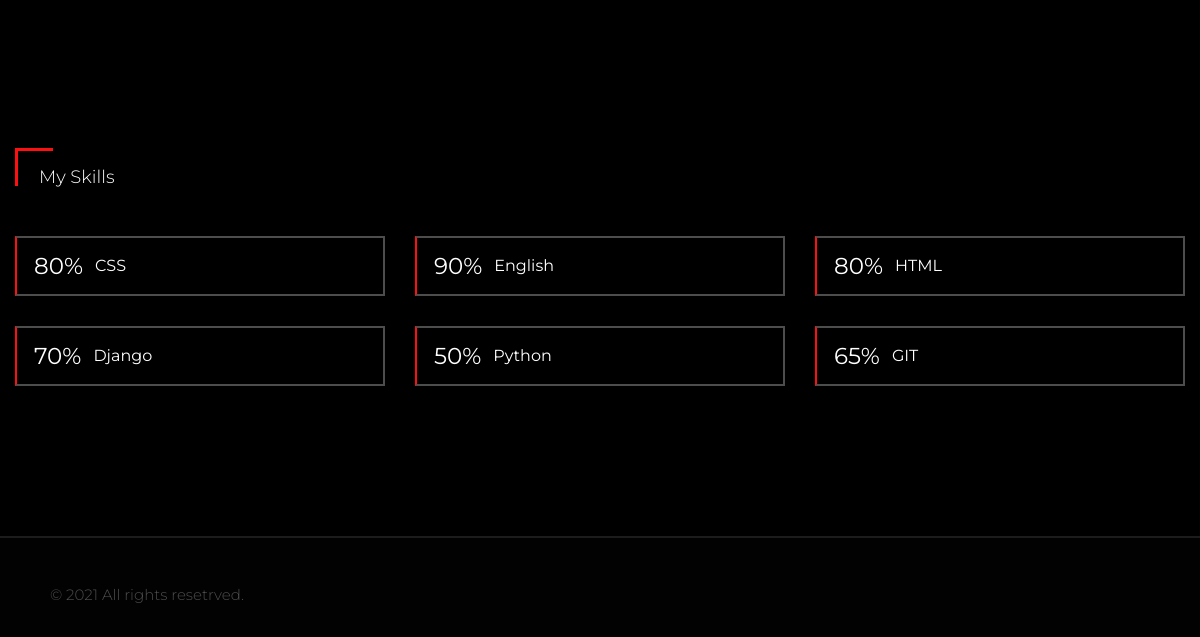
Before: /about (lower part) with the older database file.
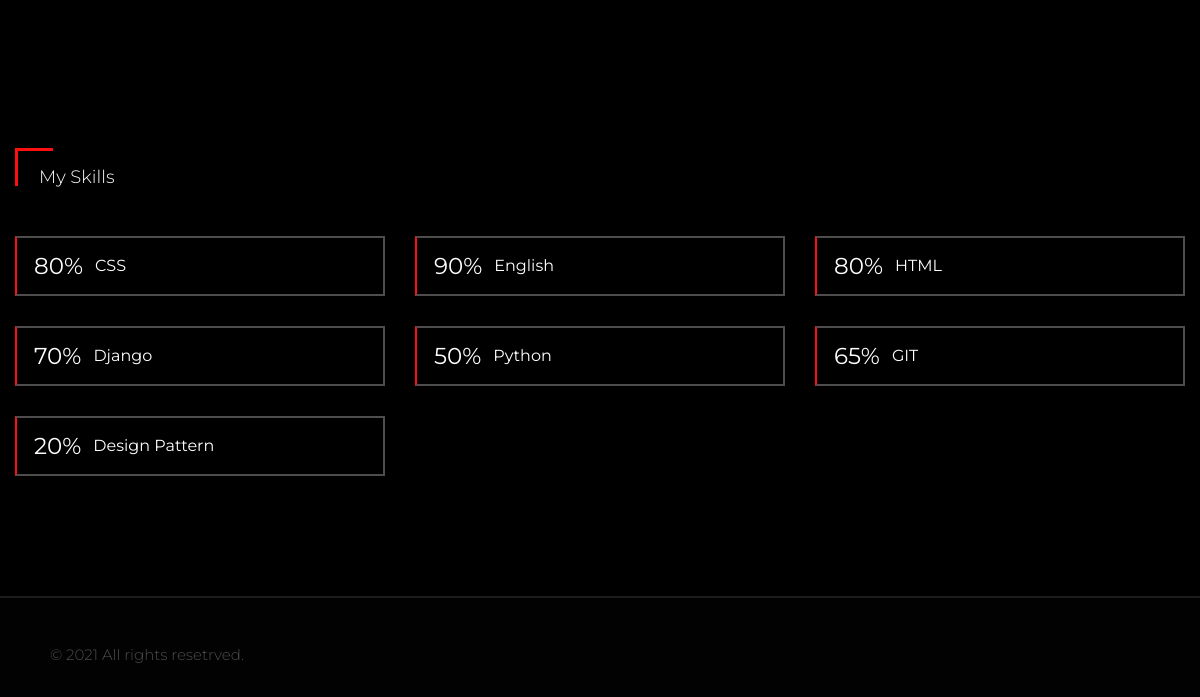
After: the same page with the newer database file.
### CVabout/models.py (models this page shows, shortened)
class Skills(models.Model):
    skill   = models.CharField(max_length=40, blank=False)
    percent = models.PositiveIntegerField()

### CVabout/views.py (the view)
# urls.py: path('about', about, name="aboutPage")
def about(request:HttpRequest, *args, **kwargs):
    skills = sorted(Skills.objects.all(), key=lambda x : x.percent + randint(-10, 10), reverse=True)
    about  = AboutMe.objects.earliest('pk')
    info   = ContactInfo.objects.earliest('pk')
    context = {
        'skills' : skills,
        'about'  : about,
        'info'   : info
    }
    return render(request, 'about.html', context)

### CVabout/models.py (called while the page is built)
    def strip_phone(self):
        return self.phone.replace(' ', '')

### CVabout/templates/about.html (shortened to what this page needs)
{% load static%}
{% load render_partial%}
<!DOCTYPE html>
<html lang="en">
<head>
    {% include 'components/head.html' %}
</head>
<body>
    <div class="page-wrapper">
        <section class="skrill-section">
            <div class="auto-container">
                <div class="sec-title">
                    <h6>My Skills</h6>
                </div>
                <div class="skills">
                    <div class="row clearfix">
                    {% for skill in skills %}
                        <div class="skill-item column col-lg-4 col-md-6 col-sm-12">
                            <div class="skill-bar">
                                <div class="bar-inner">
                                    <div class="skill-header clearfix">
                                        <div class="skill-percentage"><div class="count-box"><span class="count-text" data-speed="2000" data-stop="{{skill.percent}}">{{skill.percent}}</span>%</div></div>
                                        <div class="skill-title">{{skill.skill}}</div>
                                    </div>
                                </div>
                            </div>
                        </div>
                    {% endfor %}
                    </div>
                </div>
            </div>
        </section>
        <footer class="main-footer">
            {% include 'components/footer.html' %}
        </footer>
    </div>
</body>
</html>

Changed rows visible on the page:
added Skills: percent "20", skill "Design Pattern"
